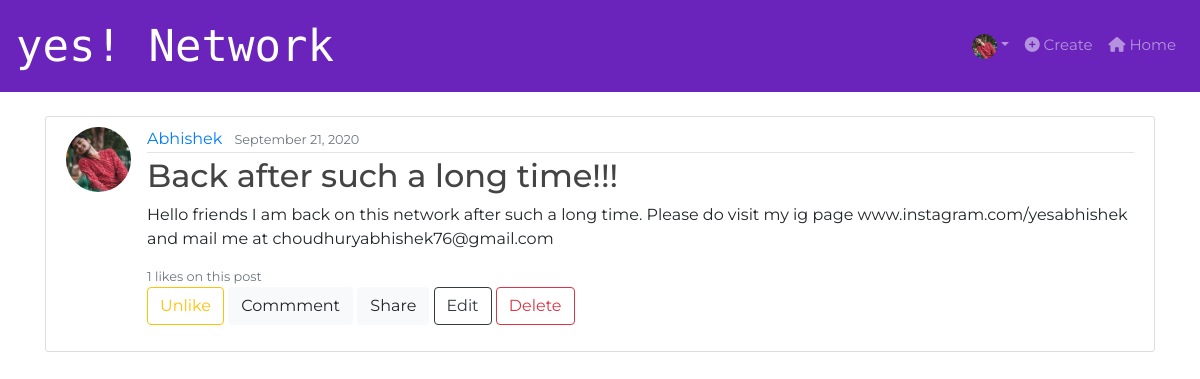
Before: /post/18/ (signed in) with the older database file.
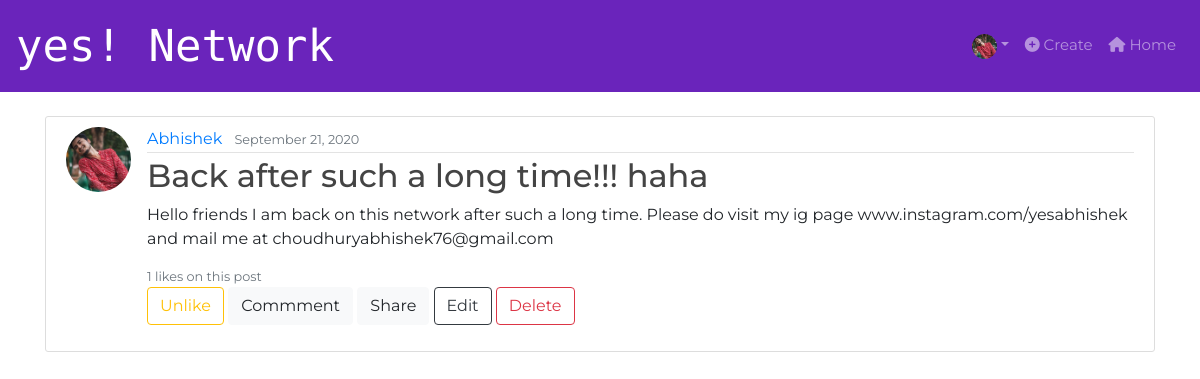
After: the same page with the newer database file.
### Blog/models.py (models this page shows, shortened)
class Post(models.Model):
    title = models.CharField(max_length=100)
    message = models.CharField(max_length=400)
    date_posted = models.DateTimeField(default=timezone.now)
    author = models.ForeignKey(User, on_delete=models.CASCADE)
    likes = models.ManyToManyField(
        User, related_name='blog_like', default=None, blank=True)

### users/models.py (models this page shows, shortened)
class Profile(models.Model):
    user = models.OneToOneField(User, on_delete=models.CASCADE)
    image = models.ImageField(default='default.jpg', upload_to='profile_pics')
    bio = models.CharField(max_length=140, default='Your Bio is empty')
    cover_img = models.ImageField(default='default_cover.jpg', upload_to='profile_cover_pics')
    dob = models.DateField(default=None, blank=True, null=True)

### Blog/views.py (the view)
# urls.py: path('post/<int:pk>/', PostDetailView.as_view(), name='post-detail'),
class PostDetailView(DetailView):
    model = Post

### Blog/templates/Blog/post_detail.html (shortened to what this page needs)
{% extends "Blog/base.html" %}
{% block content %}
  <article class="media content-section">
    <img class="rounded-circle article-img" src="{{ object.author.profile.image.url }}">
    <div class="media-body">
      <div class="article-metadata">
        <a class="mr-2" href="{% url 'user-posts' object.author.username %}">{{ object.author }}</a>
        <small class="text-muted">{{ object.date_posted|date:"F d, Y" }}</small>
      </div>
      <h2 class="article-title">{{ object.title }}</h2>
      <p class="article-content">{{ object.message }}</p>
      <small class="text-muted">{{ object.likes.all.count }} likes on this post </small>
      <div class='media-body'>
        <form action="{% url 'like-post' %}" method="POST">
          {% if user not in post.likes.all %}
            <button type="submit" class="btn btn-outline-primary" name="post_id" value="{{ post.id }}" >Like</button>
          {% else %}
            <button type="submit" class="btn btn-outline-warning" name="post_id" value="{{ post.id }}" >Unlike</button>
          {% endif %}
          <button type="button" class="btn btn-light">Commment</button>
          <button type="button" class="btn btn-light">Share</button>
          {% if object.author == user %}
          <a class="btn btn-outline-dark" href="{% url 'post-update' object.id %}">Edit</a>
          <a class="btn btn-outline-danger" href="{% url 'post-delete' object.id %}">Delete</a>
        {% endif %}
        </form>
      </div>
    </div>
  </article>
{% endblock %}

Changed rows visible on the page:
changed Post "Abhishek": title "Back after such a long time!!!" → "Back after such a long time!!! haha"
